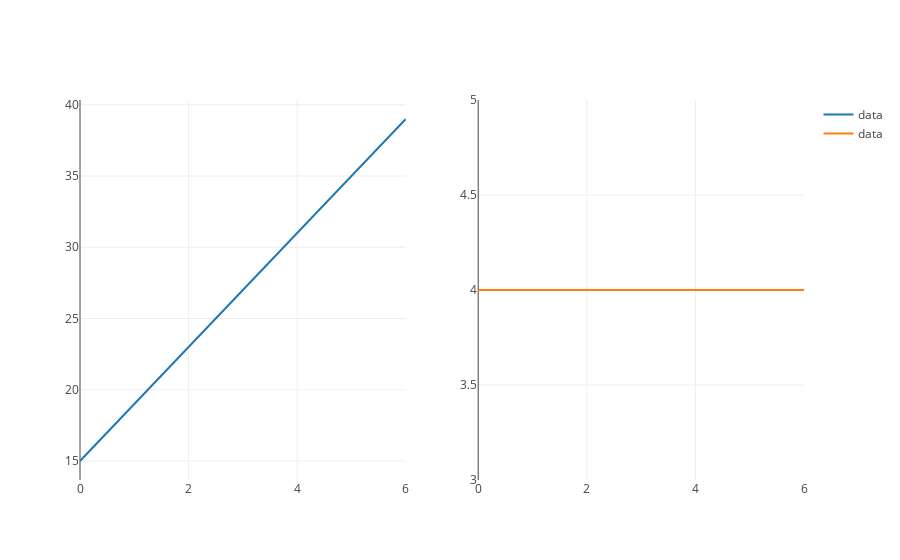

Source (notebook cell):
### Markdown cell above
So that function highlights the rate of change is moving at precisely the point x = 2.  Sometimes it is useful to see how the derivative is changing across all x values.  With linear functions we know that our function is always changing by the same rate, and therefore the rate of change is constant.  Let's write a function that allows us to see the function, and the derivative side by side.

### Code cell
from graph import make_subplots, trace_values, plot_figure

def function_derivative_compared_trace(list_of_terms, x_values, delta_x):
    function_values = list(map(lambda x: output_at(list_of_terms, x),x_values))
    derivative_values = list(map(lambda x: derivative_of(list_of_terms, x, delta_x), x_values))
    function_trace = trace_values(x_values, function_values, mode = 'lines')
    derivative_trace = trace_values(x_values, derivative_values, mode = 'lines')
    return make_subplots([function_trace], [derivative_trace])

comapared_four_x_plut_fifteen = function_derivative_compared_trace(four_x_plus_fifteen, list(range(0, 7)), 1)

plot_figure(comapared_four_x_plut_fifteen )

### Figure 1 — Plotly figure (JSON) as saved in the notebook; plotly's stock layout.template omitted (floating-point values rounded to 4 significant figures)
{"data": [{"mode": "lines", "name": "data", "text": [], "type": "scatter", "uid": "4934c115-3b36-42f2-b02d-ef34c161d4c7", "x": [0, 1, 2, 3, 4, 5, 6], "xaxis": "x", "y": [15, 19, 23, 27, 31, 35, 39], "yaxis": "y"}, {"mode": "lines", "name": "data", "text": [], "type": "scatter", "uid": "ba720338-c9ce-4a24-90fb-6c3b8e78093c", "x": [0, 1, 2, 3, 4, 5, 6], "xaxis": "x2", "y": [4, 4, 4, 4, 4, 4, 4], "yaxis": "y2"}], "layout": {"xaxis": {"anchor": "y", "domain": [0, 0.45]}, "xaxis2": {"anchor": "y2", "domain": [0.55, 1]}, "yaxis": {"anchor": "x", "domain": [0, 1]}, "yaxis2": {"anchor": "x2", "domain": [0, 1]}}}
